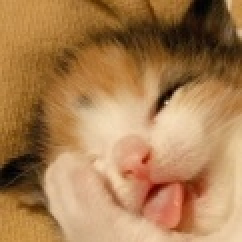
#> input picture core_operations/123.jpg, 121 x 121 px (shown 2 times larger)
$ python basic_oprating.py
#> lines starting #> are read from the running program, lines starting #| are printed output that depends on the picture
# Basic Operations on Images
# http://opencv-python-tutroals.readthedocs.io/en/latest/py_tutorials/py_core/py_basic_ops/py_basic_ops.html#exercises

# some oprating like
# img.item(10,10,2)
# img.itemset( (10,10,2), 100)
# img.shape
# img.size
# img.dtype
# b,g,r = cv2.split(img)
# img = cv2.merge((b,g,r))
import cv2


img = cv2.imread('123.jpg')
#> img is the input picture: shape (121, 121, 3); mean B, G, R 81.9, 126.9, 170.5
b,g,r = cv2.split(img)
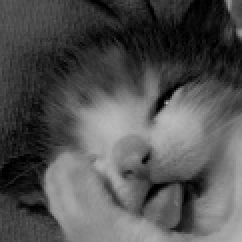
#> b: shape (121, 121) (shown 2 times larger); min 0, max 188, mean 81.9
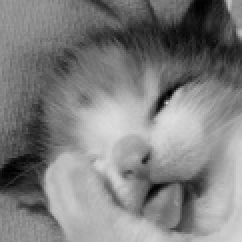
#> g: shape (121, 121) (shown 2 times larger); min 0, max 222, mean 126.9
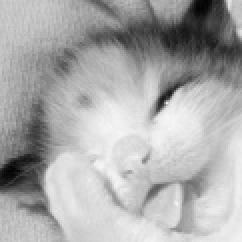
#> r: shape (121, 121) (shown 2 times larger); min 3, max 247, mean 170.5
img = cv2.merge((b,g,r))
# cv2.imwrite('new.jpg',img)
